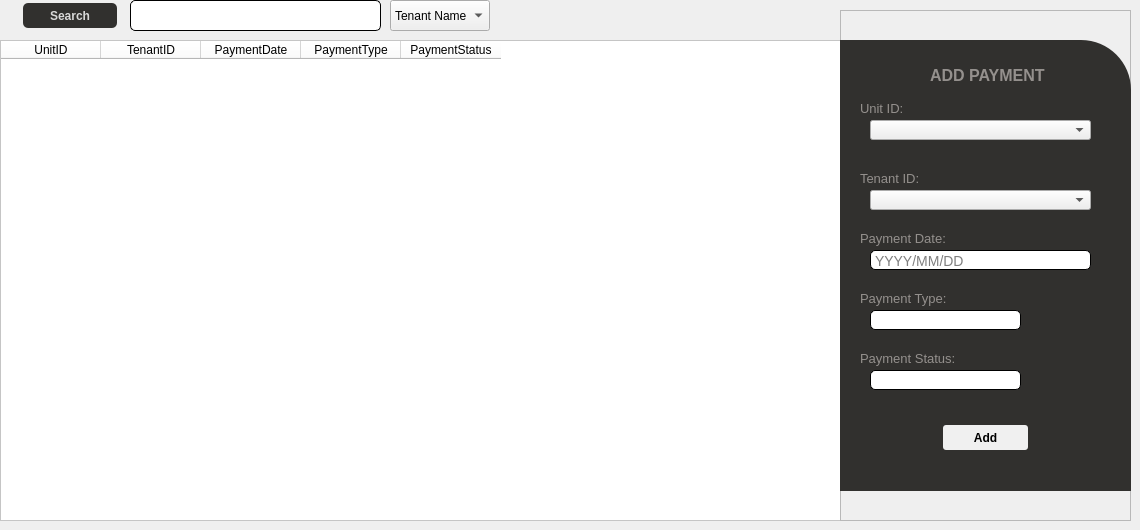
      <widget class="QWidget" name="PaymentsPage">
       <widget class="QTableWidget" name="PaymentsTable">
        <property name="geometry">
         <rect>
          <x>0</x>
          <y>40</y>
          <width>841</width>
          <height>481</height>
         </rect>
        </property>
        <property name="styleSheet">
         <string notr="true">background-color: #ffffff;</string>
        </property>
        <column>
         <property name="text">
          <string>UnitID</string>
         </property>
        </column>
        <column>
         <property name="text">
          <string>TenantID</string>
         </property>
        </column>
        <column>
         <property name="text">
          <string>PaymentDate</string>
         </property>
        </column>
        <column>
         <property name="text">
          <string>PaymentType</string>
         </property>
        </column>
        <column>
         <property name="text">
          <string>PaymentStatus</string>
         </property>
        </column>
       </widget>
       <widget class="QFrame" name="AddTenantFrame_3">
        <property name="geometry">
         <rect>
          <x>840</x>
          <y>10</y>
          <width>291</width>
          <height>511</height>
         </rect>
        </property>
        <property name="frameShape">
         <enum>QFrame::StyledPanel</enum>
        </property>
        <property name="frameShadow">
         <enum>QFrame::Raised</enum>
        </property>
        <widget class="QLabel" name="label_25">
         <property name="geometry">
          <rect>
           <x>20</x>
           <y>90</y>
           <width>71</width>
           <height>16</height>
          </rect>
         </property>
         <property name="font">
          <font>
           <pointsize>10</pointsize>
           <bold>false</bold>
          </font>
         </property>
         <property name="styleSheet">
          <string notr="true">background-color: #31302E;
color: #94908D;</string>
         </property>
         <property name="text">
          <string>Unit ID:</string>
         </property>
        </widget>
        <widget class="QLabel" name="label_26">
         <property name="geometry">
          <rect>
           <x>20</x>
           <y>160</y>
           <width>61</width>
           <height>16</height>
          </rect>
         </property>
         <property name="font">
          <font>
           <pointsize>10</pointsize>
          </font>
         </property>
         <property name="styleSheet">
          <string notr="true">background-color: #31302E;
color: #94908D;</string>
         </property>
         <property name="text">
          <string>Tenant ID:</string>
         </property>
        </widget>
        <widget class="QLabel" name="label_27">
         <property name="geometry">
          <rect>
           <x>20</x>
           <y>220</y>
           <width>91</width>
           <height>16</height>
          </rect>
         </property>
         <property name="font">
          <font>
           <pointsize>10</pointsize>
          </font>
         </property>
         <property name="styleSheet">
          <string notr="true">background-color: #31302E;
color: #94908D;</string>
         </property>
         <property name="text">
          <string>Payment Date:</string>
         </property>
        </widget>
        <widget class="QLineEdit" name="PaymentDate">
         <property name="geometry">
          <rect>
           <x>30</x>
           <y>240</y>
           <width>221</width>
           <height>20</height>
          </rect>
         </property>
         <property name="styleSheet">
          <string notr="true">QLineEdit {
    padding: 2px; /* Padding inside the line edit */
    border: 1px solid #000000; /* Border with light gray color */
    border-radius: 5px; /* Rounded corners */
    font-size: 14px; /* Font size */
}

QLineEdit:hover {
    border-color: #AAAAAA; /* Darker border color on hover */
}

QLineEdit:focus {
    border-color: #4CAF50; /* Green border color when focused */
    /* Optional: Outline or box-shadow to indicate focus */
    outline: none;
    box-shadow: 0 0 5px rgba(81, 203, 238, 1);
}

QLineEdit:disabled {
    background-color: #F0F0F0; /* Light gray background when disabled */
    color: #808080; /* Dimmed text color when disabled */
    border-color: #D3D3D3; /* Light gray border color when disabled */
}</string>
         </property>
         <property name="placeholderText">
          <string>YYYY/MM/DD</string>
         </property>
        </widget>
        <widget class="QLabel" name="label_28">
         <property name="geometry">
          <rect>
           <x>20</x>
           <y>280</y>
           <width>91</width>
           <height>16</height>
          </rect>
         </property>
         <property name="font">
          <font>
           <pointsize>10</pointsize>
          </font>
         </property>
         <property name="styleSheet">
          <string notr="true">background-color: #31302E;
color: #94908D;</string>
         </property>
         <property name="text">
          <string>Payment Type:</string>
         </property>
        </widget>
        <widget class="QLineEdit" name="PaymentType">
         <property name="geometry">
          <rect>
           <x>30</x>
           <y>300</y>
           <width>151</width>
           <height>20</height>
          </rect>
         </property>
         <property name="font">
          <font>
           <pointsize>-1</pointsize>
          </font>
         </property>
         <property name="styleSheet">
          <string notr="true">QLineEdit {
    padding: 2px; /* Padding inside the line edit */
    border: 1px solid #000000; /* Border with light gray color */
    border-radius: 5px; /* Rounded corners */
    font-size: 14px; /* Font size */
}

QLineEdit:hover {
    border-color: #AAAAAA; /* Darker border color on hover */
}

QLineEdit:focus {
    border-color: #4CAF50; /* Green border color when focused */
    /* Optional: Outline or box-shadow to indicate focus */
    outline: none;
    box-shadow: 0 0 5px rgba(81, 203, 238, 1);
}

QLineEdit:disabled {
    background-color: #F0F0F0; /* Light gray background when disabled */
    color: #808080; /* Dimmed text color when disabled */
    border-color: #D3D3D3; /* Light gray border color when disabled */
}</string>
         </property>
         <property name="placeholderText">
          <string/>
         </property>
        </widget>
        <widget class="QPushButton" name="AddPayment">
         <property name="geometry">
          <rect>
           <x>100</x>
           <y>412</y>
           <width>91</width>
           <height>31</height>
          </rect>
         </property>
         <property name="font">
          <font>
           <pointsize>-1</pointsize>
           <bold>true</bold>
          </font>
         </property>
         <property name="styleSheet">
          <string notr="true">QPushButton {
    background-color: #f0f0f0; /* Solid color */
    border: none;
    border-radius: 3px;
    color: black;
    padding: 0px 0px;
    text-align: center;
    font-size: 12px;
    font-weight: bold;
    min-width: 10px;
    min-height: 4px;
    margin: 3px;
	padding-right: 0px;
	
}

QPushButton:hover {
    background-color: #94908D; /* Solid color on hover */
}

QPushButton:pressed {
    background-color: #94908D; /* Solid color on pressed */
}

QPushButton:disabled {
    background-color: #000000; /* Solid color on disabled */
    color: #757575;
}
</string>
         </property>
         <property name="text">
          <string>Add</string>
         </property>
        </widget>
        <widget class="QLabel" name="label_29">
         <property name="geometry">
          <rect>
           <x>20</x>
           <y>340</y>
           <width>101</width>
           <height>16</height>
          </rect>
         </property>
         <property name="font">
          <font>
           <pointsize>10</pointsize>
          </font>
         </property>
         <property name="styleSheet">
          <string notr="true">background-color: #31302E;
color: #94908D;</string>
         </property>
         <property name="text">
          <string>Payment Status:</string>
         </property>
        </widget>
        <widget class="QLineEdit" name="PaymentStatus">
         <property name="geometry">
          <rect>
           <x>30</x>
           <y>360</y>
           <width>151</width>
           <height>20</height>
          </rect>
         </property>
         <property name="styleSheet">
          <string notr="true">QLineEdit {
    padding: 2px; /* Padding inside the line edit */
    border: 1px solid #000000; /* Border with light gray color */
    border-radius: 5px; /* Rounded corners */
    font-size: 14px; /* Font size */
}

QLineEdit:hover {
    border-color: #AAAAAA; /* Darker border color on hover */
}

QLineEdit:focus {
    border-color: #4CAF50; /* Green border color when focused */
    /* Optional: Outline or box-shadow to indicate focus */
    outline: none;
    box-shadow: 0 0 5px rgba(81, 203, 238, 1);
}

QLineEdit:disabled {
    background-color: #F0F0F0; /* Light gray background when disabled */
    color: #808080; /* Dimmed text color when disabled */
    border-color: #D3D3D3; /* Light gray border color when disabled */
}</string>
         </property>
        </widget>
        <widget class="QComboBox" name="UnitIDPayments">
         <property name="geometry">
          <rect>
           <x>30</x>
           <y>110</y>
           <width>221</width>
           <height>20</height>
          </rect>
         </property>
         <property name="styleSheet">
          <string notr="true">QLineEdit {
    padding: 5px; /* Padding inside the line edit */
    border: 1px solid #000000; /* Border with light gray color */
    border-radius: 5px; /* Rounded corners */
    font-size: 14px; /* Font size */
}

QLineEdit:hover {
    border-color: #AAAAAA; /* Darker border color on hover */
}

QLineEdit:focus {
    border-color: #4CAF50; /* Green border color when focused */
    /* Optional: Outline or box-shadow to indicate focus */
    outline: none;
    box-shadow: 0 0 5px rgba(81, 203, 238, 1);
}

QLineEdit:disabled {
    background-color: #F0F0F0; /* Light gray background when disabled */
    color: #808080; /* Dimmed text color when disabled */
    border-color: #D3D3D3; /* Light gray border color when disabled */
}</string>
         </property>
        </widget>
        <widget class="QComboBox" name="TenantIDPayments">
         <property name="geometry">
          <rect>
           <x>30</x>
           <y>180</y>
           <width>221</width>
           <height>20</height>
          </rect>
         </property>
         <property name="styleSheet">
          <string notr="true">QLineEdit {
    padding: 5px; /* Padding inside the line edit */
    border: 1px solid #000000; /* Border with light gray color */
    border-radius: 5px; /* Rounded corners */
    font-size: 14px; /* Font size */
}

QLineEdit:hover {
    border-color: #AAAAAA; /* Darker border color on hover */
}

QLineEdit:focus {
    border-color: #4CAF50; /* Green border color when focused */
    /* Optional: Outline or box-shadow to indicate focus */
    outline: none;
    box-shadow: 0 0 5px rgba(81, 203, 238, 1);
}

QLineEdit:disabled {
    background-color: #F0F0F0; /* Light gray background when disabled */
    color: #808080; /* Dimmed text color when disabled */
    border-color: #D3D3D3; /* Light gray border color when disabled */
}</string>
         </property>
        </widget>
        <widget class="QWidget" name="widget" native="true">
         <property name="geometry">
          <rect>
           <x>0</x>
           <y>30</y>
           <width>291</width>
           <height>451</height>
          </rect>
         </property>
         <property name="styleSheet">
          <string notr="true">background-color: #31302E;
border-top-right-radius: 50px;</string>
         </property>
         <widget class="QLabel" name="label_24">
          <property name="geometry">
           <rect>
            <x>90</x>
            <y>20</y>
            <width>121</width>
            <height>31</height>
           </rect>
          </property>
          <property name="font">
           <font>
            <pointsize>12</pointsize>
            <bold>true</bold>
           </font>
          </property>
          <property name="styleSheet">
           <string notr="true">color: #94908D;</string>
          </property>
          <property name="text">
           <string>ADD PAYMENT</string>
          </property>
         </widget>
        </widget>
        <zorder>widget</zorder>
        <zorder>label_25</zorder>
        <zorder>label_26</zorder>
        <zorder>label_27</zorder>
        <zorder>PaymentDate</zorder>
        <zorder>label_28</zorder>
        <zorder>PaymentType</zorder>
        <zorder>AddPayment</zorder>
        <zorder>label_29</zorder>
        <zorder>PaymentStatus</zorder>
        <zorder>UnitIDPayments</zorder>
        <zorder>TenantIDPayments</zorder>
       </widget>
       <widget class="QPushButton" name="SearchPayments">
        <property name="geometry">
         <rect>
          <x>20</x>
          <y>0</y>
          <width>100</width>
          <height>31</height>
         </rect>
        </property>
        <property name="styleSheet">
         <string notr="true">QPushButton {
    background-color: #31302E; /* Solid color */
    border: none;
    border-radius: 5px;
    color: #d8d8d8;
    padding: 0px 0px;
    text-align: center;
    font-size: 12px;
    font-weight: bold;
    min-width: 10px;
    min-height: 4px;
    margin: 3px;
	padding-right: 0px;
	
}

QPushButton:hover {
    background-color: #94908D; /* Solid color on hover */
}

QPushButton:pressed {
    background-color: #94908D; /* Solid color on pressed */
}

QPushButton:disabled {
    background-color: #000000; /* Solid color on disabled */
    color: #757575;
}
</string>
        </property>
        <property name="text">
         <string>Search</string>
        </property>
       </widget>
       <widget class="QLineEdit" name="SearchBarPayments">
        <property name="geometry">
         <rect>
          <x>130</x>
          <y>0</y>
          <width>251</width>
          <height>31</height>
         </rect>
        </property>
        <property name="styleSheet">
         <string notr="true">QLineEdit {
    padding: 5px; /* Padding inside the line edit */
    border: 1px solid #000000; /* Border with light gray color */
    border-radius: 5px; /* Rounded corners */
    font-size: 14px; /* Font size */
}

QLineEdit:hover {
    border-color: #AAAAAA; /* Darker border color on hover */
}

QLineEdit:focus {
    border-color: #4CAF50; /* Green border color when focused */
    /* Optional: Outline or box-shadow to indicate focus */
    outline: none;
    box-shadow: 0 0 5px rgba(81, 203, 238, 1);
}

QLineEdit:disabled {
    background-color: #F0F0F0; /* Light gray background when disabled */
    color: #808080; /* Dimmed text color when disabled */
    border-color: #D3D3D3; /* Light gray border color when disabled */
}</string>
        </property>
       </widget>
       <widget class="QComboBox" name="SearchPaymentsComboBox">
        <property name="geometry">
         <rect>
          <x>390</x>
          <y>0</y>
          <width>100</width>
          <height>31</height>
         </rect>
        </property>
        <item>
         <property name="text">
          <string>Tenant Name</string>
         </property>
        </item>
        <item>
         <property name="text">
          <string>Unit Name</string>
         </property>
        </item>
        <item>
         <property name="text">
          <string>Unit ID</string>
         </property>
        </item>
        <item>
         <property name="text">
          <string>Tenant ID</string>
         </property>
        </item>
       </widget>
      </widget>
